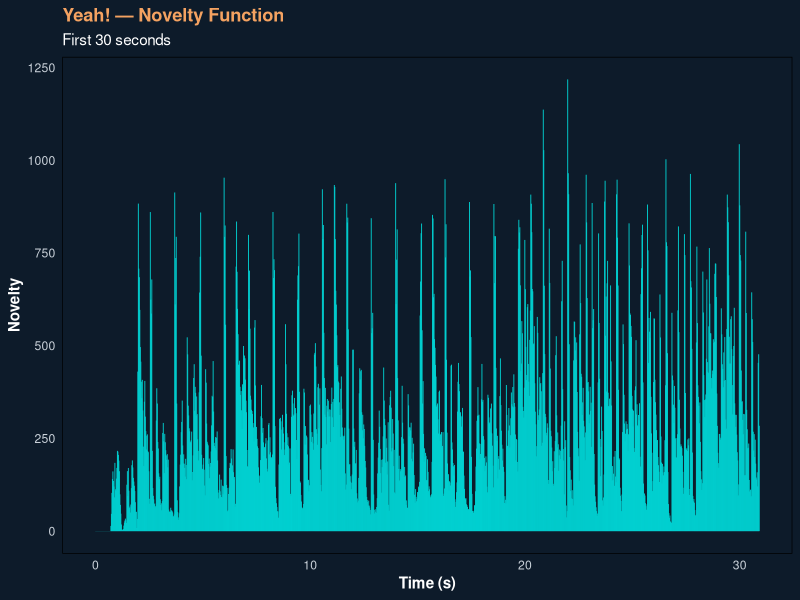

Here is the R script that generated this plot:
library(tidyverse)

novelty <- read_delim(
  "yeah_novelty.csv",
  delim = ",",
  col_names = FALSE,
  show_col_types = FALSE
) %>%
  rename(
    TIME = X1,
    VALUE = X2
  )

yeah_novelty <- ggplot(novelty, aes(x = TIME, y = VALUE)) +
  geom_segment(aes(xend = TIME, yend = 0),
               linewidth = 0.3,
               color = "#00D5D5") +
  labs(
    title = "Yeah! — Novelty Function",
    subtitle = "First 30 seconds",
    x = "Time (s)",
    y = "Novelty"
  ) +
  theme_minimal(base_size = 11) +
  theme(
    plot.background = element_rect(fill = "#0D1B2A", color = NA),
    panel.background = element_rect(fill = "#0D1B2A"),
    panel.grid = element_blank(),
    text = element_text(color = "white"),
    axis.text = element_text(color = "#C9D1D9"),
    axis.title = element_text(face = "bold"),
    plot.title = element_text(color = "#F4A261", face = "bold"),
    plot.subtitle = element_text(color = "white")
  )

# ----------  Gooddays novelty -----------

library(tidyverse)

novelty <- read_delim(
  "gooddays_novelty.csv",
  delim = ",",
  col_names = FALSE,
  show_col_types = FALSE
) %>%
  rename(
    TIME = X1,
    VALUE = X2
  )

gooddays_novelty <- ggplot(novelty, aes(x = TIME, y = VALUE)) +
  geom_segment(aes(xend = TIME, yend = 0),
               linewidth = 0.3,
               color = "#00D5D5") +
  labs(
    title = "Good days — Novelty Function",
    subtitle = "First 30 seconds",
    x = "Time (s)",
    y = "Novelty"
  ) +
  theme_minimal(base_size = 11) +
  theme(
    plot.background = element_rect(fill = "#0D1B2A", color = NA),
    panel.background = element_rect(fill = "#0D1B2A"),
    panel.grid = element_blank(),
    text = element_text(color = "white"),
    axis.text = element_text(color = "#C9D1D9"),
    axis.title = element_text(face = "bold"),
    plot.title = element_text(color = "#F4A261", face = "bold"),
    plot.subtitle = element_text(color = "white")
  )

plot(yeah_novelty)
# plot(gooddays_novelty)
